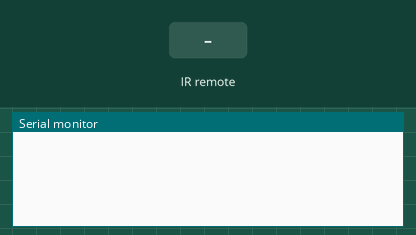
Recording of a sketch running on a simulated Arduino Uno, built with avr-gcc and run on an emulated ATmega328P. Parts: the last lines printed to the serial monitor. The test bench sets the inputs (shaded band).

Above: at 1.2 s.
1.3 s: infrared code 0xFF6897 received
At 2.0 s:
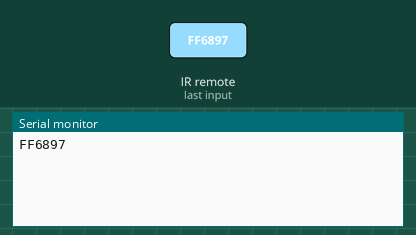
2.8 s: infrared code 0xFF30CF received
At 3.1 s:
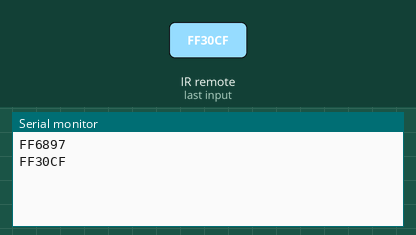
4.3 s: infrared code 0xFF18E7 received
At 5.5 s:
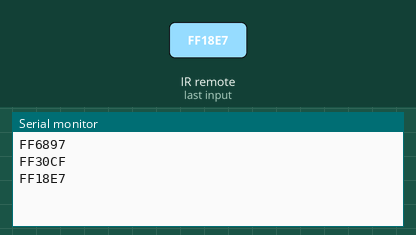
5.8 s: infrared code 0xFF7A85 received
At 6.6 s:
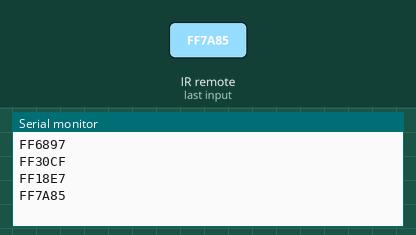
7.3 s: infrared code 0xFF10EF received
At 7.8 s:
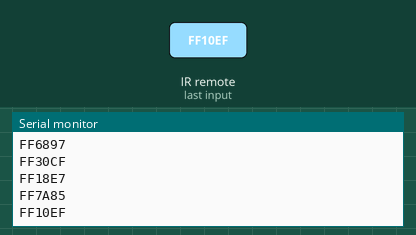

The sketch:

TP4.3.ino
```cpp
#include <IRremote.h>

int RECV_PIN = 8;
IRrecv irrecv(RECV_PIN);
decode_results results;

void setup()
{
  Serial.begin(9600);
  irrecv.enableIRIn(); // Initialise le recepteur
}

void loop() {
  if (irrecv.decode(&results)) {
    Serial.println(results.value, HEX);
    irrecv.resume(); // Recoit la valeur suivante
    switch(results.value)
    {
      case 0xFF6897:
        digitalWrite(2, HIGH);
        digitalWrite(3, HIGH);
        digitalWrite(4, HIGH);
        break;
      case 0xFF30CF:
         digitalWrite(2, HIGH);
         digitalWrite(3, LOW);
         digitalWrite(4, LOW);
         break;
      case 0xFF18E7:
        digitalWrite(2, LOW);
        digitalWrite(3, HIGH);
        digitalWrite(4, LOW);
        break;
      case 0xFF7A85:
        digitalWrite(2, LOW);
        digitalWrite(3, LOW);
        digitalWrite(4, HIGH);
        break;
      case 0xFF10EF:
        digitalWrite(2, LOW);
        digitalWrite(3, LOW);
        digitalWrite(4, LOW);
        break;
    }
  }
}
```

Measured:
- after the input at 1.3 s, the serial monitor: prints a new line at once (image 1)
- after the input at 2.8 s, the serial monitor: prints a new line at once (image 2)
- after the input at 4.3 s, the serial monitor: prints a new line at once (image 3)
- after the input at 5.8 s, the serial monitor: prints a new line at once (image 4)
- after the input at 7.3 s, the serial monitor: prints a new line at once (image 5)
